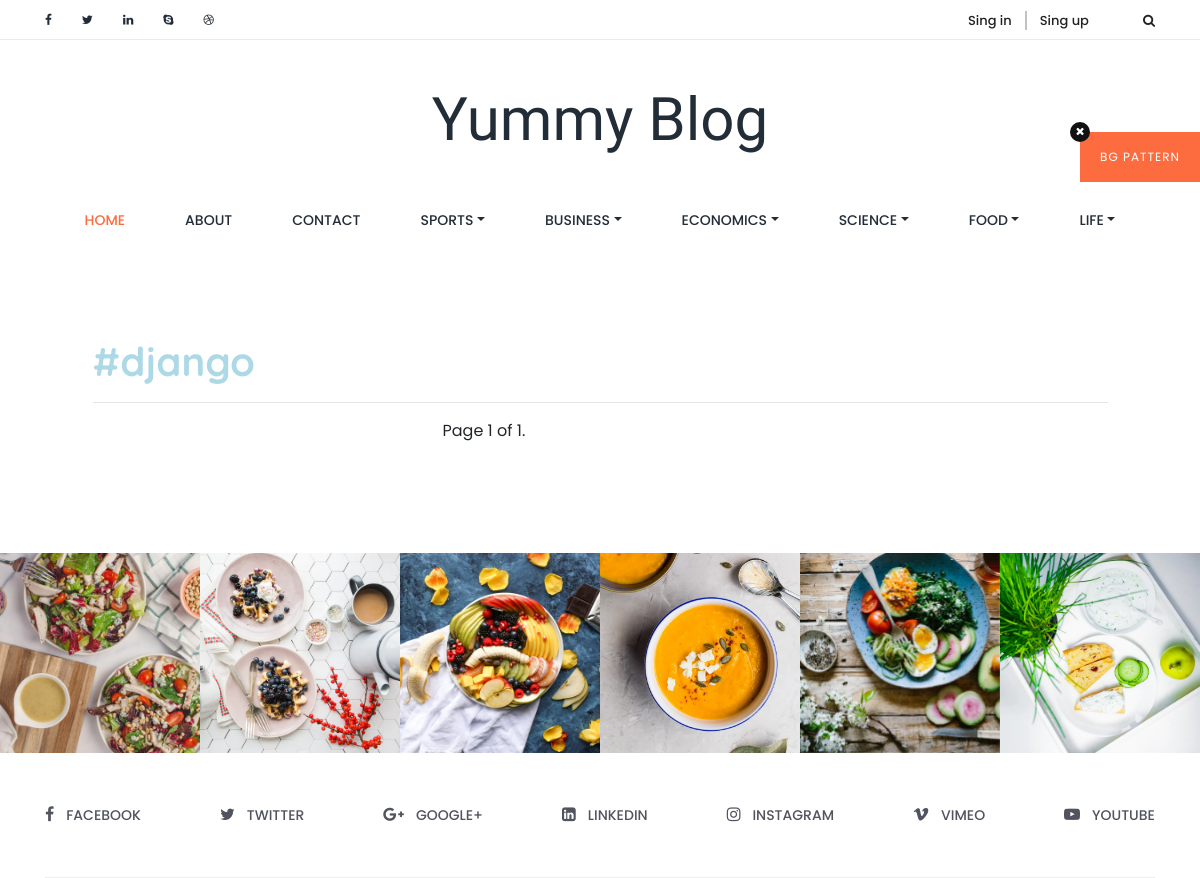
Screenshot of /posts/tag/8/ with the database file from the repository.
### newsapp/models.py (models this page shows, shortened)
class Category(models.Model):
    name = models.CharField(max_length=50, unique=True)
    class Meta:
        verbose_name = 'Category'
        verbose_name_plural = 'Categories'

class Tag(models.Model):
    word = models.CharField(max_length=50)
    created_at = models.DateTimeField(auto_now_add=True)
    def __str__(self):
        return self.word

### newsapp/views.py (the view)
# urls.py: path('posts/tag/<int:pk>/', ClientPostTag.as_view(), name='clientnewstag'),
class ClientPostTag(ListView):
    model = Post
    template_name = 'clienttemplates/clientnewstag.html'
    paginate_by = 1
    def get_queryset(self):
        self.tag = get_object_or_404(Tag, pk=self.kwargs['pk'])
        return Post.objects.filter(tag=self.tag)
    def get_context_data(self, **kwargs):
        context = super(ClientPostTag, self).get_context_data(**kwargs)
        context['tag'] = self.tag
        context['categories'] = Category.objects.all()
        return context

### templates/clienttemplates/clientnewstag.html (shortened to what this page needs)
{% extends 'clienttemplates/clientbase.html' %}
{% load static %}
{% block content %}
<section class="single_blog_area section_padding_80">
	<div class="container">
		<div class="row justify-content-center">
			<div class="col-12 col-lg-11">
				<div class="row no-gutters">
					<div class="col-12">
						<div class="single-post wow fadeInUp" data-wow-delay=".2s">
							<a href="{% url 'newsapp:clientnewstopic' tag.id %}">
								<h1 class="post-headline" style="color: lightblue;">#{{ tag }}</h1>
								<hr>
							</a>
							{% include 'clienttemplates/widgets/pagination.html' %}
						</div>
					</div>
				</div>
			</div>
		</div>
	</div>
</section>
{% endblock %}

### templates/clienttemplates/clientheader.html (shortened to what this page needs)
<header class="header_area">
    <div class="container">
        <div class="row">
            <div class="col-12">
                <div class="logo_area text-center">
                    <a href="{% url 'newsapp:clienthome' %}" class="yummy-logo">Yummy Blog</a>
                </div>
            </div>
        </div>
        <div class="row">
            <div class="col-12">
                <nav class="navbar navbar-expand-lg">
                    <div class="collapse navbar-collapse justify-content-center" id="yummyfood-nav">
                        <ul class="navbar-nav" id="yummy-nav">
                            <li class="nav-item active">
                                <a class="nav-link" href="{% url 'newsapp:clienthome' %}">Home <span class="sr-only">(current)</span></a>
                            </li>
                            <li class="nav-item">
                                <a class="nav-link" href="#">About</a>
                            </li>
                            <li class="nav-item">
                                <a class="nav-link" href="contact.html">Contact</a>
                            </li>
                            {% for c in categories %}
                                <li class="nav-item">
                                    <a class="nav-link dropdown-toggle" href="#" id="{{ c.name }}" role="button" data-toggle="dropdown" aria-haspopup="true" aria-expanded="false">{{c.name}}</a>
                                </li>
                            {% endfor %}
                        </ul>
                    </div>
                </nav>
            </div>
        </div>
    </div>
</header>

### static/clientstatic/style.css (style rules this page uses)
* { margin: 0; padding: 0; }
body { font-family: 'Poppins', sans-serif; position: relative; z-index: auto; }
h1, h2, h3, h4, h5, h6 { font-family: 'Quicksand', sans-serif; font-weight: 700; color: #232d37; line-height: 1.25; }
.section_padding_80 { margin-top: 80px; margin-bottom: 80px; }
ul, ol { margin: 0; padding: 0; }
a, a:hover, a:focus, a:active { text-decoration: none; -webkit-transition-duration: 500ms; transition-duration: 500ms; font-weight: 500; outline: none; }
li { list-style: none; }
.logo_area .yummy-logo { font-family: 'Shadows Into Light Two', cursive; font-size: 60px; margin-bottom: 0; padding: 35px 0 20px 0; display: inline-block; color: #232d37; }
.navbar.navbar-expand-lg { padding: 0; }
.navbar.navbar-expand-lg .navbar-nav .nav-link { padding: 25px 30px; color: #232d37; text-transform: uppercase; font-size: 14px; }
.navbar.navbar-expand-lg .navbar-nav .nav-link:hover, .navbar.navbar-expand-lg .navbar-nav .active .nav-link { color: #fc6c3f; }
.single-post { margin-bottom: 30px; }

### rows the page displays
Category: name "SPORTS"
Category: name "BUSINESS"
Category: name "ECONOMICS"
Category: name "SCIENCE"
Category: name "FOOD"
Category: name "LIFE"
Tag: word "django"

### other values shown
{{ page_obj.number }} "1"
{{ page_obj.paginator.num_pages }} "1"
